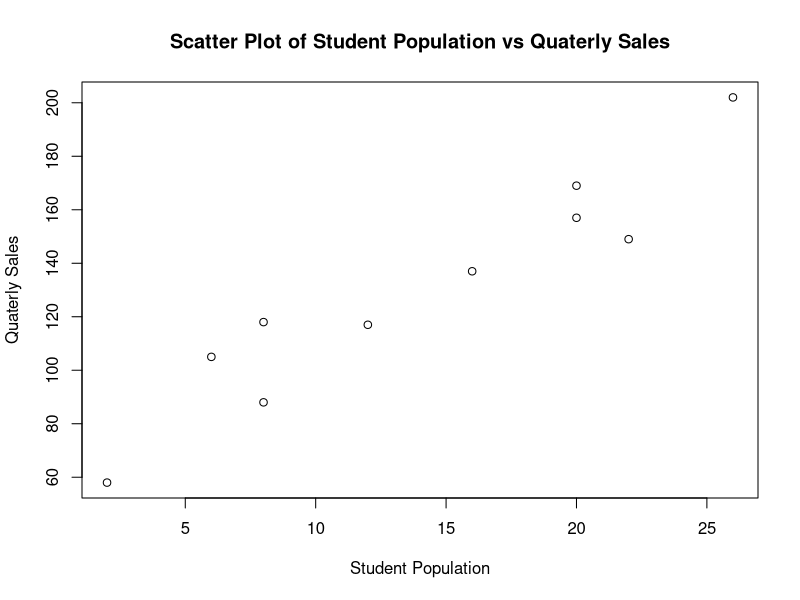
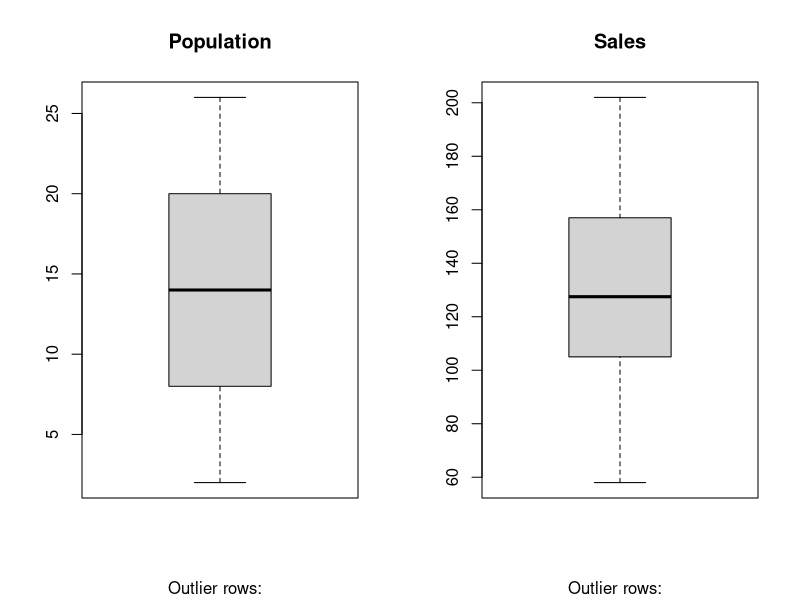
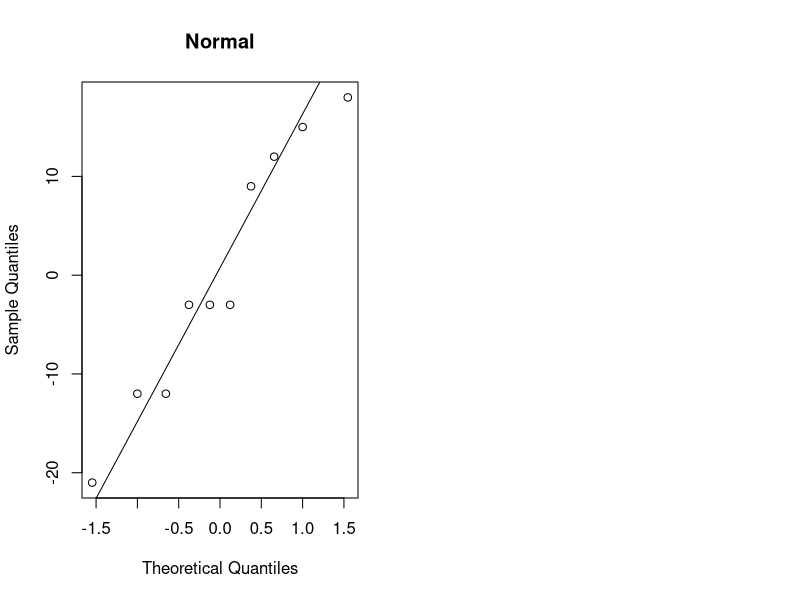

Here is the R script that generated these plots, in order:
sample_data <- data.frame(
  Student_Population = c(2,6,8,8,12,16,20,20,22,26),
  Quaterly_Sales = c(58,105,88,118,117,137,157,169,149,202)
)

sample_data

plot(sample_data$Student_Population, sample_data$Quaterly_Sales,
     xlab = "Student Population",
     ylab = "Quaterly Sales",
     main = "Scatter Plot of Student Population vs Quaterly Sales")

par(mfrow=c(1, 2))  # divide graph area in 2 columns
boxplot(sample_data$Student_Population, main="Population", sub=paste("Outlier rows: ", boxplot.stats(sample_data$Student_Population)$out))  # box plot for 'speed'
boxplot(sample_data$Quaterly_Sales, main="Sales", sub=paste("Outlier rows: ", boxplot.stats(sample_data$Quaterly_Sales)$out))  # box plot for 'distance'

lin_model <- lm(Quaterly_Sales ~ Student_Population, data = sample_data)
lin_model
lin_model$residuals

summary(lin_model)

new_values <- data.frame(Student_Population = c(10,15))

predicted_values <- predict(lin_model, newdata = new_values)
predicted_values


qqnorm(lin_model$residuals, main = "Normal")
qqline(lin_model$residuals)

predicted_confidence <- predict(lin_model, newdata = new_values, interval = "confidence")
predicted_confidence

predicted_intervals <- predict(lin_model, newdata = new_values, interval = "predict")
predicted_intervals